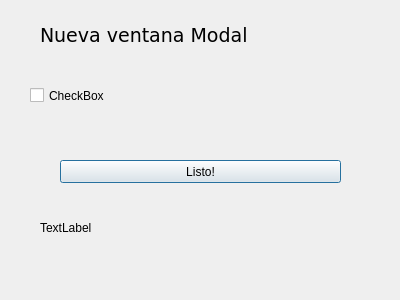
<?xml version="1.0" encoding="UTF-8"?>
<ui version="4.0">
 <class>modalDialog</class>
 <widget class="QDialog" name="modalDialog">
  <property name="geometry">
   <rect>
    <x>0</x>
    <y>0</y>
    <width>400</width>
    <height>300</height>
   </rect>
  </property>
  <property name="windowTitle">
   <string>Dialog</string>
  </property>
  <widget class="QPushButton" name="pushButton">
   <property name="geometry">
    <rect>
     <x>60</x>
     <y>160</y>
     <width>281</width>
     <height>23</height>
    </rect>
   </property>
   <property name="text">
    <string>Listo!</string>
   </property>
  </widget>
  <widget class="QCheckBox" name="checkBox">
   <property name="geometry">
    <rect>
     <x>30</x>
     <y>70</y>
     <width>131</width>
     <height>51</height>
    </rect>
   </property>
   <property name="text">
    <string>CheckBox</string>
   </property>
  </widget>
  <widget class="QLabel" name="label">
   <property name="geometry">
    <rect>
     <x>40</x>
     <y>20</y>
     <width>301</width>
     <height>31</height>
    </rect>
   </property>
   <property name="font">
    <font>
     <family>DejaVu Sans</family>
     <pointsize>14</pointsize>
    </font>
   </property>
   <property name="text">
    <string>Nueva ventana Modal</string>
   </property>
  </widget>
  <widget class="QLabel" name="parentLabel">
   <property name="geometry">
    <rect>
     <x>40</x>
     <y>220</y>
     <width>221</width>
     <height>16</height>
    </rect>
   </property>
   <property name="text">
    <string>TextLabel</string>
   </property>
  </widget>
 </widget>
 <resources/>
 <connections/>
</ui>
